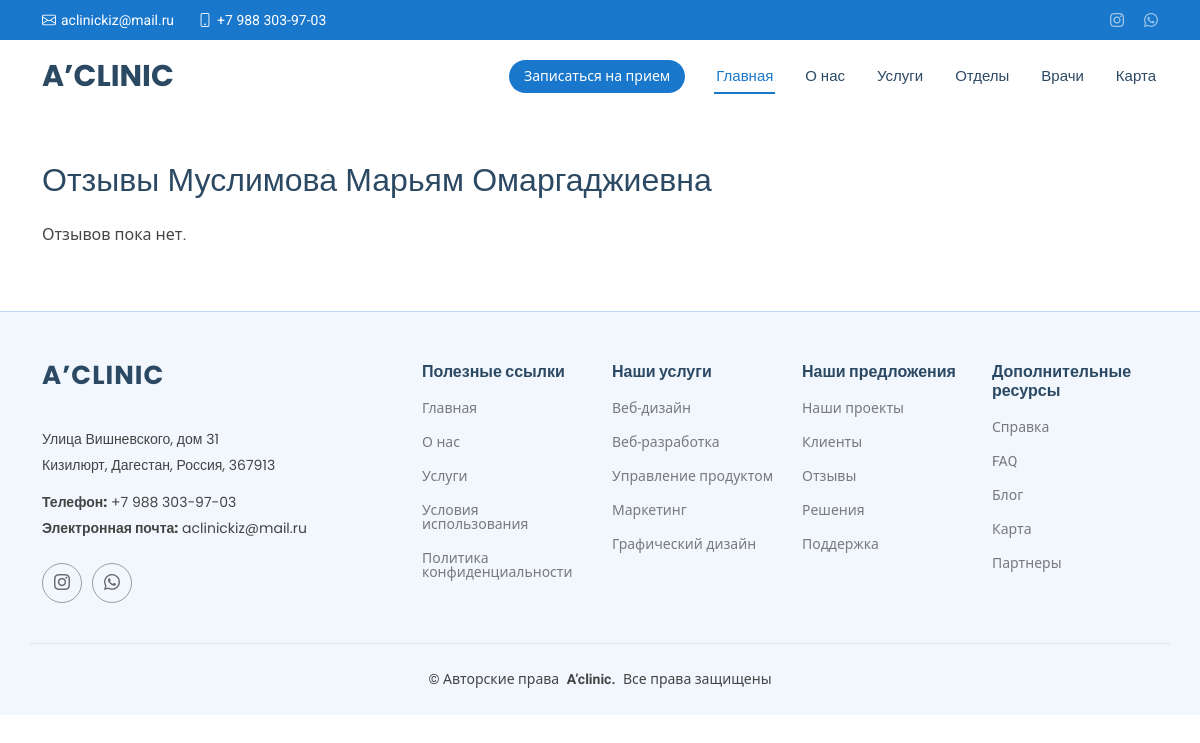
/testimonials/doctor/muslimova-mariam-omargadzhievna/, run on an earlier commit of the app's database.
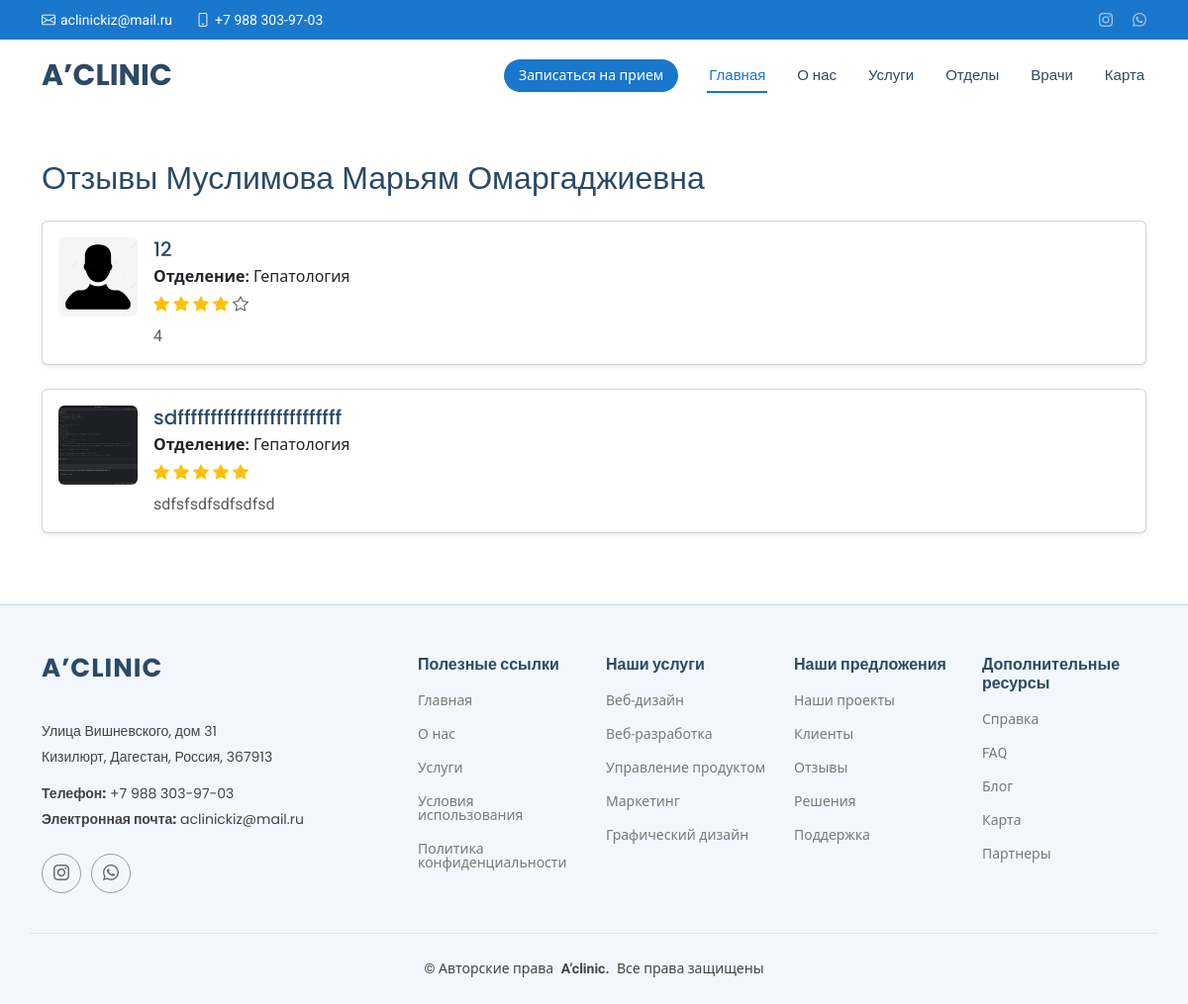
And on a later commit of the database.
### clinic/models.py (models this page shows, shortened)
class Testimonial(models.Model):
    name = models.CharField("Имя пациента", max_length=100)
    stars = models.PositiveSmallIntegerField("Оценка (звезды)", default=5)
    text = models.TextField("Текст отзыва")
    doctor = models.ForeignKey("Doctor", on_delete=models.SET_NULL, null=True, blank=True, verbose_name="Врач")
    department = models.ForeignKey("Departments", on_delete=models.SET_NULL, null=True, blank=True,
                                   verbose_name="Отделение")
    image = models.ImageField(verbose_name="Фото пациента", upload_to='testimonials/', blank=True, null=True)
    date = models.DateTimeField(verbose_name='Дата', auto_now_add=True, blank=True)
    class Meta:
        verbose_name = "Отзыв"
        verbose_name_plural = "Отзывы"

class Departments(models.Model):
    name = models.CharField(verbose_name='Название отделения')
    bio = models.CharField(verbose_name="Краткое описание")
    photo = models.ImageField(verbose_name="Фото", upload_to='departments/', blank=True, null=True)
    description = models.CharField(verbose_name="Описание")
    class Meta:
        verbose_name = 'Отдел'
        verbose_name_plural = 'Отделы'

### clinic/views.py (the view)
# urls.py: path('testimonials/doctor/<slug:slug>/', TestimonialsView.as_view(), name='testimonials_doctor'),
class TestimonialsView(TemplateView):
    template_name = "clinic/testimonials_list.html"
    def get_context_data(self, **kwargs):
        context = super().get_context_data(**kwargs)
        slug = self.kwargs.get('slug')
        doctor = Doctor.objects.get(slug=slug)
        context["doctor"] = doctor
        context["testimonials"] = Testimonial.objects.filter(doctor=doctor)
        return context

### clinic/templates/clinic/testimonials_list.html (shortened to what this page needs)
{% extends "a_clinic/base.html" %}
{% load static %}
{% block content %}
<div class="container py-5">
    <h2 class="mb-4">Отзывы {{ doctor.name }}</h2>
    {% if testimonials %}
    {% for testimonial in testimonials %}
    <div class="card mb-4 shadow-sm">
        <div class="card-body d-flex">
            {% if testimonial.image %}
            <img src="{{ testimonial.image.url }}" class="rounded me-3" alt="Фото пациента"
                 style="width: 80px; height: 80px; object-fit: cover;">
            {% else %}
            <img src="{% static 'img/default_user.png' %}" class="rounded me-3" alt="Фото пациента"
                 style="width: 80px; height: 80px; object-fit: cover;">
            {% endif %}
            <div>
                <h5 class="mb-1">{{ testimonial.name }}</h5>
                {% if testimonial.department %}
                <p class="mb-1"><strong>Отделение:</strong> {{ testimonial.department.name }}</p>
                {% endif %}
                <div class="stars mb-2">
                    {% for i in "12345"|make_list %}
                    {% if forloop.counter <= testimonial.stars %}
                    <i class="bi bi-star-fill text-warning"></i>
                    {% else %}
                    <i class="bi bi-star text-muted"></i>
                    {% endif %}
                    {% endfor %}
                </div>
                <p class="text-muted mb-0">{{ testimonial.text }}</p>
            </div>
        </div>
    </div>
    {% endfor %}
    {% else %}
    <p>Отзывов пока нет.</p>
    {% endif %}
</div>
{% endblock %}

What changed in the data, as far as the page shows it:
added Testimonial: name "12", department.name "Гепатология", stars 4 (drawn), text "4"
added Testimonial: image (picture), name "sdfffffffffffffffffffffffff", department.name "Гепатология", stars 5 (drawn), text "sdfsfsdfsdfsdfsd"
Also different on the page:
text no longer shown: "Отзывов пока нет."
